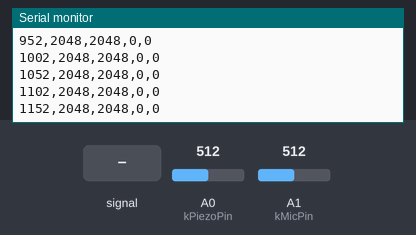
Recording of a program running on a simulated Teensy 4. On the bench: the last lines printed to the serial monitor. The inputs (shaded band) are chosen by the test bench; at power-on: A0 (kPiezoPin) = 512, A1 (kMicPin) = 512 (analog values on the 0–1023 scale).

Above: at 1.2 s.
1.3 s: A1 (kMicPin) fed a 200 Hz sine of ±81 counts around its level
At 1.32 s:
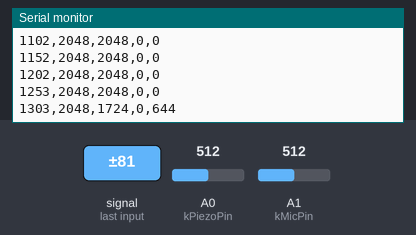
2.8 s: A0 (kPiezoPin) set to 716
At 2.82 s:
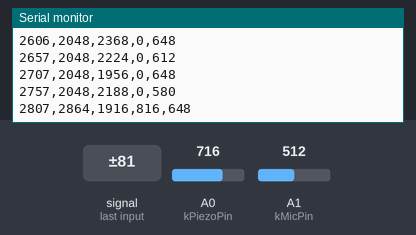
4.3 s: A1 (kMicPin) set to 716
At 4.33 s:
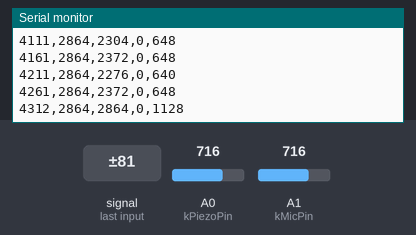
5.8 s: A1 (kMicPin) fed a 1000 Hz sine of ±255 counts around its level
7.3 s: A0 (kPiezoPin) set to 900
At 7.39 s:
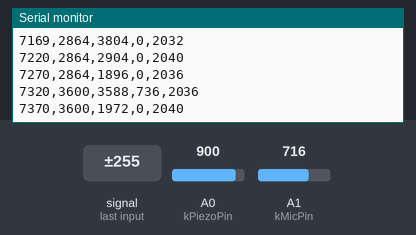
8.8 s: A1 (kMicPin) set to 900
At 8.84 s:
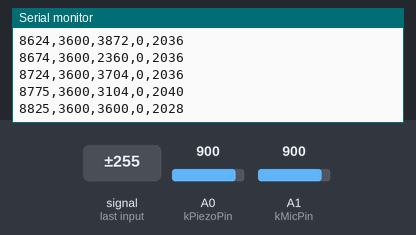
Timing chart, 0 to 11.3 s (numbered marks = the images above; inputs shaded):
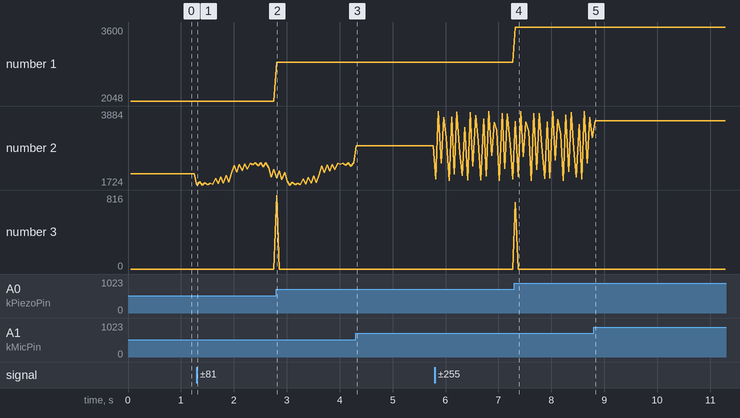

Measured:
- after the input at 1.3 s, the serial monitor: prints a new line at once (image 1)
- plotted number 2: 2048 → 2188 after the input at 1.3 s

The program:

main.cpp
```cpp
/**
 * Teensy 4.1 — piezo A0 + MAX4466 A1 CSV test.
 * Upload: pio -d firmware/teensy/piezo_mic_adc_test run -t upload
 */

#include <Arduino.h>

constexpr uint8_t kPiezoPin = A0;
constexpr uint8_t kMicPin = A1;

constexpr uint32_t kSerialBaud = 115200;
constexpr uint32_t kPrintIntervalMs = 50;

int gPiezoMin = 4095;
int gPiezoMax = 0;
int gMicMin = 4095;
int gMicMax = 0;

uint32_t gLastPrintMs = 0;

void setup() {
  Serial.begin(kSerialBaud);
  while (!Serial && millis() < 3000) {
  }

  analogReadResolution(12);

  Serial.println("=== Teensy piezo + mic ADC test ===");
  Serial.println("ms,piezo,mic,piezo_pp,mic_pp");
}

void loop() {
  const int piezo = analogRead(kPiezoPin);
  const int mic = analogRead(kMicPin);

  gPiezoMin = min(gPiezoMin, piezo);
  gPiezoMax = max(gPiezoMax, piezo);
  gMicMin = min(gMicMin, mic);
  gMicMax = max(gMicMax, mic);

  const uint32_t now = millis();
  if (now - gLastPrintMs < kPrintIntervalMs) {
    return;
  }
  gLastPrintMs = now;

  Serial.printf("%lu,%d,%d,%d,%d\n", now, piezo, mic, gPiezoMax - gPiezoMin, gMicMax - gMicMin);

  gPiezoMin = 4095;
  gPiezoMax = 0;
  gMicMin = 4095;
  gMicMax = 0;
}
```
